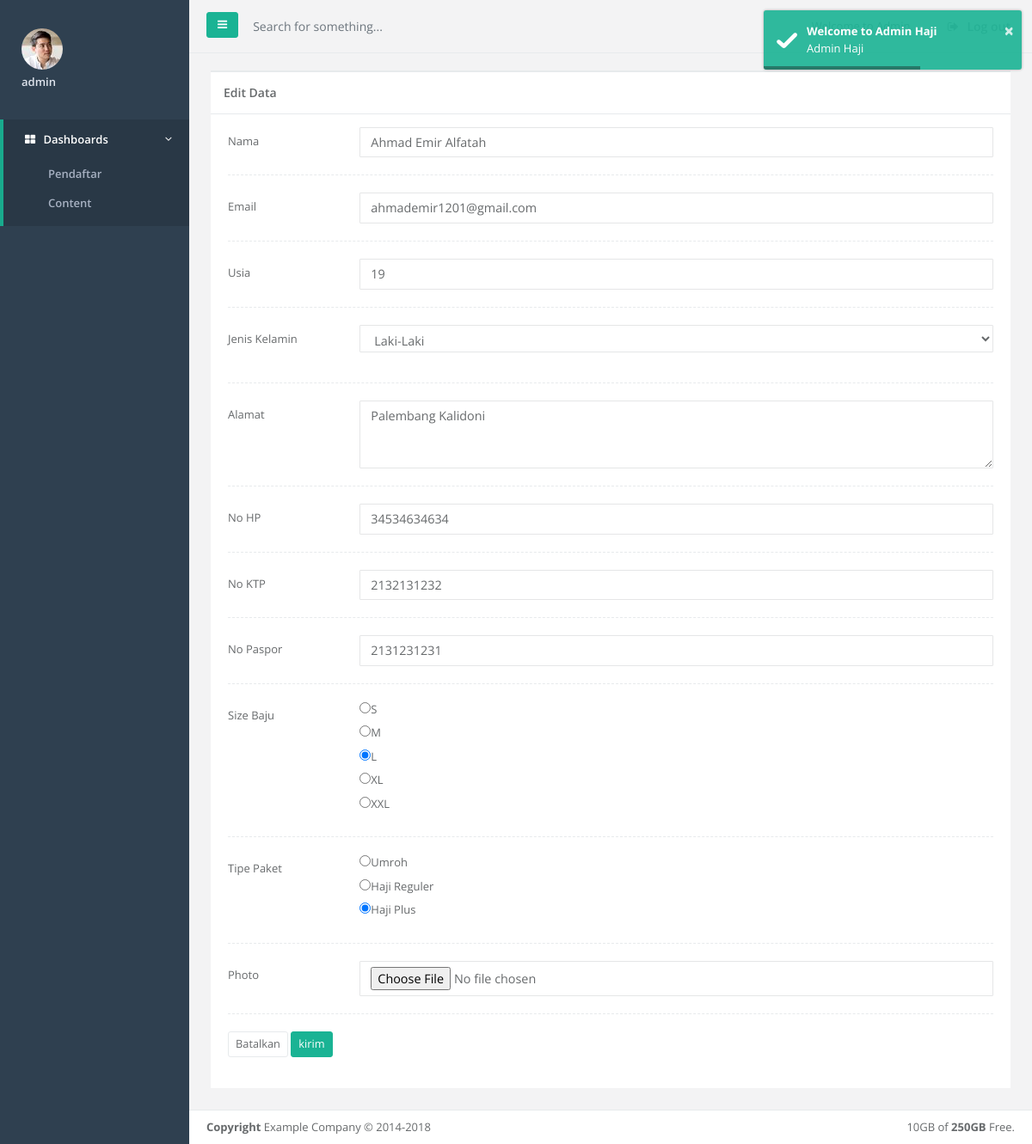
/Admin/edit_pendaftar.php?id=23 (signed in), run on the app's committed database.
### tables this page shows
CREATE TABLE `pendaftar` (
  `id` int(11) NOT NULL,
  `nama` varchar(50) NOT NULL,
  `email` varchar(50) NOT NULL,
  `usia` tinyint(4) NOT NULL,
  `jk` enum('Laki-Laki','Perempuan') NOT NULL,
  `alamat` varchar(200) NOT NULL,
  `nope` varchar(20) NOT NULL,
  `noktp` varchar(50) NOT NULL,
  `nopaspor` varchar(50) NOT NULL,
  `size_baju` varchar(50) NOT NULL,
  `tipe_haji` varchar(50) NOT NULL,
  `photo` varchar(200) DEFAULT NULL,
  `create_at` timestamp NOT NULL DEFAULT CURRENT_TIMESTAMP ON UPDATE CURRENT_TIMESTAMP
);

### Admin/edit_pendaftar.php (the view, shortened to what this page needs)
<?php
include("proses/config.php");
include("partial/title.php");
$sql = "SELECT * FROM pendaftar where id = ".$_GET['id'];
$query = mysqli_query($db, $sql);
?>
<body>
    <div id="wrapper">
    <?php
    include("partial/sidebar.php");
    include("partial/navbar.php");
    ?>
            </div>
        <div class="wrapper wrapper-content animated fadeInRight">
            <div class="row">
                <div class="col-lg-12">
                    <div class="ibox ">
                        <div class="ibox-title">
                            <h5>Edit Data</h5>
                        </div>
                        <div class="ibox-content">
                            <form action="proses/edit_daftar.php" method="POST" enctype="multipart/form-data">
                            <?php
                                while($row = $query->fetch_object()){
                            ?>
                                <div class="form-group row"><label class="col-sm-2 col-form-label">Nama</label>
                                    <div class="col-sm-10"><input type="text" name="nama" value="<?=$row->nama?>" placeholder="Nama" class="form-control"></div>
                                </div>
                                <div class="hr-line-dashed"></div>
                                <div class="form-group row"><label class="col-sm-2 col-form-label">Email</label>
                                    <div class="col-sm-10"><input type="text" name="email" value="<?=$row->email?>" placeholder="Email" class="form-control"></div>
                                </div>
                                <div class="hr-line-dashed"></div>
                                <div class="form-group row"><label class="col-sm-2 col-form-label">Usia</label>
                                    <div class="col-sm-10"><input type="text" name="usia" value="<?=$row->usia?>" placeholder="Usia" class="form-control"></div>
                                </div>
                                <div class="hr-line-dashed"></div>
                                <div class="form-group row"><label class="col-sm-2 col-form-label">Jenis Kelamin</label>
                                    <div class="col-sm-10"><select class="form-control m-b" name="jk">
                                        <option value="Laki-Laki" <?php if($row->jk == "Laki-Laki") echo "selected=selected"?>>Laki-Laki</option>
                                    </select>
                                    </div>
                                </div>
                                <div class="hr-line-dashed"></div>
                                <div class="form-group row"><label class="col-sm-2 col-form-label">Alamat</label>
                                    <div class="col-sm-10">
                                        <textarea id="" cols="30" rows="3" name="alamat" value="<?=$row->alamat?>" class="form-control" placeholder="Alamat"><?=$row->alamat?></textarea>
                                    </div>
                                </div>
                                <div class="hr-line-dashed"></div>
                                <div class="form-group row"><label class="col-sm-2 col-form-label">No HP</label>
                                    <div class="col-sm-10"><input type="text" name="nope" value="<?=$row->nope?>" placeholder="No HP" class="form-control"></div>
                                </div>
                                <div class="hr-line-dashed"></div>
                                <div class="form-group row"><label class="col-sm-2 col-form-label">No KTP</label>
                                    <div class="col-sm-10"><input type="text" name="noktp" placeholder="No KTP" value="<?=$row->noktp?>" class="form-control"></div>
                                </div>
                                <div class="hr-line-dashed"></div>
                                <div class="form-group row"><label class="col-sm-2 col-form-label">No Paspor</label>
                                    <div class="col-sm-10"><input type="text" name="nopaspor" placeholder="No Paspor" value="<?=$row->nopaspor?>" class="form-control"></div>
                                </div>
                                <div class="hr-line-dashed"></div>
                                <div class="form-group row"><label class="col-sm-2 col-form-label">Size Baju<br/>
                                    <small class="text-navy"></small></label>
                                    <div class="col-sm-10">
                                       <div><label> <input type="radio" <?php if($row->size_baju=='S'){echo 'checked';}?> value="S" id="optionsRadios1" name="ukuran">S</label></div>
                                        <div><label> <input type="radio" <?php if($row->size_baju=='M'){echo 'checked';}?> value="M" id="optionsRadios2" name="ukuran">M</label></div>
                                        <div><label> <input type="radio" <?php if($row->size_baju=='L'){echo 'checked';}?> value="L" id="optionsRadios1" name="ukuran">L</label></div>
                                        <div><label> <input type="radio" <?php if($row->size_baju=='XL'){echo 'checked';}?> value="XL" id="optionsRadios2" name="ukuran">XL</label></div>
                                        <div><label> <input type="radio" <?php if($row->size_baju=='XXL'){echo 'checked';}?> value="XXL" id="optionsRadios1" name="ukuran">XXL</label></div>
                                    </div>
                                </div>
                                <div class="hr-line-dashed"></div>
                                <div class="form-group row"><label class="col-sm-2 col-form-label">Tipe Paket<br/>
                                    <small class="text-navy"></small></label>
                                    <div class="col-sm-10">
                                       <div><label> <input type="radio" <?php if($row->tipe_haji=='Umroh'){echo 'checked';}?> value="Umroh" id="optionsRadios1" name="tipe">Umroh</label></div>
                                        <div><label> <input type="radio" <?php if($row->tipe_haji=='Haji Reguler'){echo 'checked';}?> value="Haji Reguler" id="optionsRadios2" name="tipe">Haji Reguler</label></div>
                                        <div><label> <input type="radio" <?php if($row->tipe_haji=='Haji Plus'){echo 'checked';}?> value="Haji Plus" id="optionsRadios1" name="tipe">Haji Plus</label></div>
                                    </div>
                                </div>
                                <div class="hr-line-dashed"></div>
                                <div class="form-group row"><label class="col-sm-2 col-form-label">Photo</label>
                                    <div class="col-sm-10"><input type="file" name="photo" class="form-control"></div>
                                </div>
                                <div class="hr-line-dashed"></div>
                                <div class="form-group row">
                                    <div class="col-sm-4 col-sm-offset-2">
                                        <button class="btn btn-white btn-sm" type="reset">Batalkan</button>
                                        <input class="btn btn-primary btn-sm" type="submit" name="kirim" value="kirim">
                                    </div>
                                </div>
                                <?php
                                    }
                                ?>
                            </form>
                        </div>
                    </div>
                </div>
            </div>
        </div>
        <?php
    include("partial/footer.php");
    ?>
</body>
</html>

### data on the page
pendaftar: nama "Ahmad Emir Alfatah", email "ahmademir1201@gmail.com", usia "19", jk "Laki-Laki", alamat "Palembang Kalidoni", nope "34534634634", noktp "2132131232", nopaspor "2131231231", size_baju "☐ S", size_baju "☐ M", size_baju "☑ L", size_baju "☐ XL", size_baju "☐ XXL", tipe_haji "☐ Umroh", tipe_haji "☐ Haji Reguler", tipe_haji "☑ Haji Plus"

### other printed values
$nama "admin"
